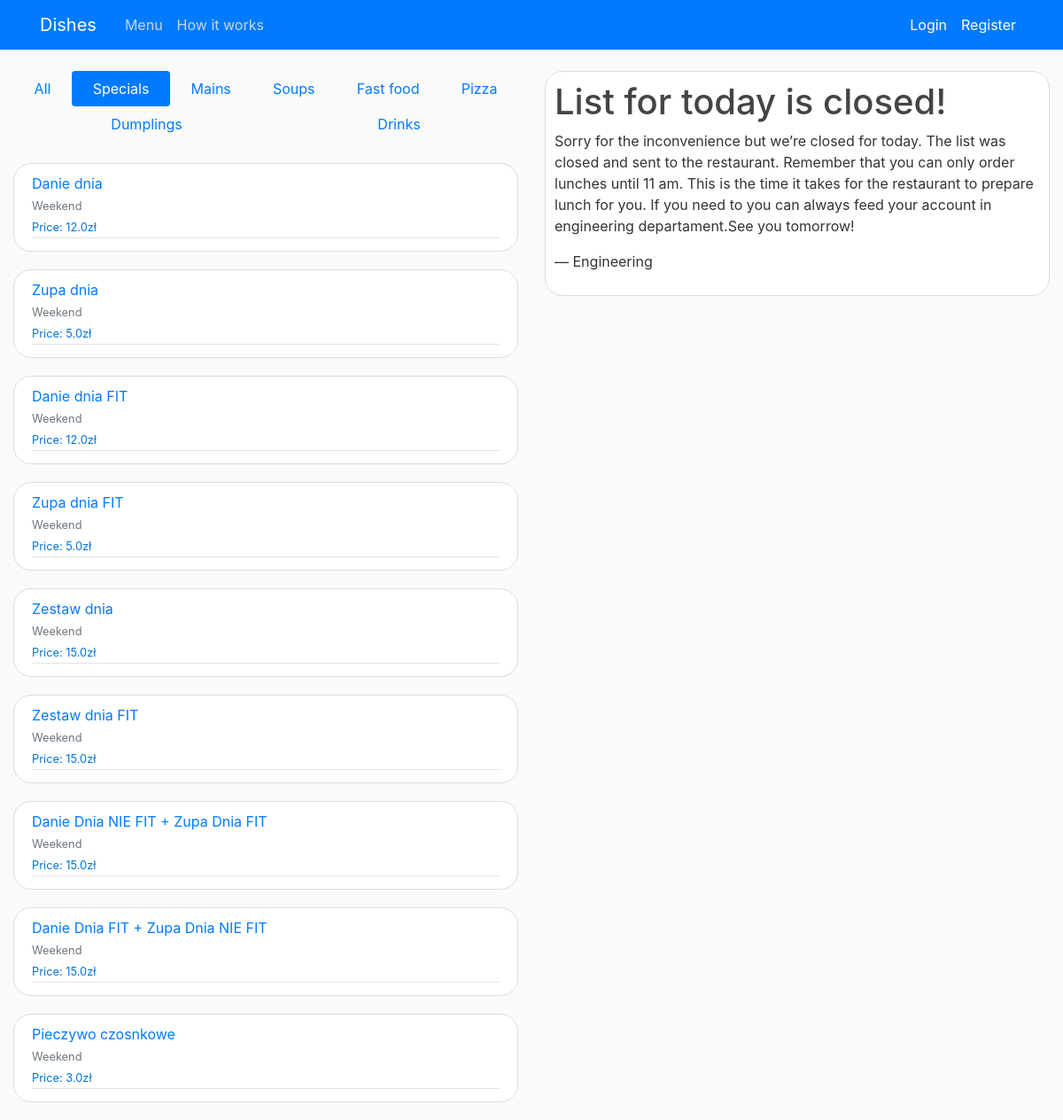
The app's page /select_type/special/ with its own data.
### shop/models.py (models this page shows, shortened)
class Dish(models.Model):
    name = models.CharField(max_length=100)
    ingredient = models.CharField(max_length=250, blank=True)
    price = models.FloatField()
    dish_type = models.CharField(max_length=20)
    dish_addon = models.BooleanField(default=True)

### shop/views.py (the view)
# urls.py: path('select_type/<str:type>/', select_type, name='shop-select'),
def select_type(request, type):
    if type == "all":
       return redirect('shop-home')
    else:
        context = {
            'dish':selectMenu(type),
            'type': type,
            'hoursStart': startTime,
            'hoursEnd': endTime,
            'time': datetime.now()
        }
        try:
            values = countTotalPrice(request.user)
            context.update({'cart': values["items_in_cart"], 'sum_price': values["total_price"]})
            money = Profile.objects.get(user=request.user).money
            context.update({'money': money})
        except:
            pass
        return render(request, 'shop/home.html',context)

### shop/views.py (called while the page is built)
def countTotalPrice(user):
    items_in_cart = Cart.objects.filter(user=user)
    total_price = 0
    for item in items_in_cart:
        composition_price = item.composition.dish.price + item.composition.addon.price
        total_price += composition_price * item.quantity
    value_to_return ={
        'total_price': total_price,
        'items_in_cart': items_in_cart
    }
    return value_to_return

### shop/templates/shop/home.html (shortened to what this page needs)
{% extends 'shop/base.html' %}
{% block content %}
<nav class="nav nav-pills flex-column flex-sm-row">
    {% if type == 'special' %}
        <a class="flex-sm-fill text-sm-center nav-link" href="{% url 'shop-select' 'all' %}">All</a>
        <a class="flex-sm-fill text-sm-center nav-link active" href="{% url 'shop-select' 'special'%}">Specials</a>
        <a class="flex-sm-fill text-sm-center nav-link" href="{% url 'shop-select' 'main'%}">Mains</a>
        <a class="flex-sm-fill text-sm-center nav-link" href="{% url 'shop-select' 'soup'%}">Soups</a>
        <a class="flex-sm-fill text-sm-center nav-link" href="{% url 'shop-select' 'fastfood'%}">Fast food</a>
        <a class="flex-sm-fill text-sm-center nav-link" href="{% url 'shop-select' 'pizza'%}">Pizza</a>
        <a class="flex-sm-fill text-sm-center nav-link" href="{% url 'shop-select' 'dumplig'%}">Dumplings</a>
        <a class="flex-sm-fill text-sm-center nav-link" href="{% url 'shop-select' 'drinks'%}">Drinks</a>
    {% endif %}
</nav>
<br>
{% for menu in dish %}
    <article class="media content-section">
        <div class="media-body">
            <div class="article-metadata">
                <a class="mr-2" href="{% url 'shop-open-dish' menu.id %}">{{ menu.name }}</a><br>
                <small class="text-muted">{{ menu.ingredient }}</small><br>
                <small class="article-content" style='color:#0074d9'>Price: {{ menu.price }}zł</small>
            </div>
        </div>
    </article>
{% endfor %}
{% endblock content %}

### shop/static/shop/main.css (style rules this page uses)
body { background: #fafafa; color: #333333; margin-top: 5rem; }
.content-section { background: #ffffff; padding: 10px 20px; border: 1px solid #dddddd; border-radius: 20px; margin-bottom: 20px; }
.article-content { white-space: pre-line; }
.article-metadata { padding-bottom: 1px; margin-bottom: 4px; border-bottom: 1px solid #e3e3e3 }

### records on screen
Dish: name "Danie dnia", ingredient "Weekend", price "12.0"
Dish: name "Zupa dnia", ingredient "Weekend", price "5.0"
Dish: name "Danie dnia FIT", ingredient "Weekend", price "12.0"
Dish: name "Zupa dnia FIT", ingredient "Weekend", price "5.0"
Dish: name "Zestaw dnia", ingredient "Weekend", price "15.0"
Dish: name "Zestaw dnia FIT", ingredient "Weekend", price "15.0"
Dish: name "Danie Dnia NIE FIT + Zupa Dnia FIT", ingredient "Weekend", price "15.0"
Dish: name "Danie Dnia FIT + Zupa Dnia NIE FIT", ingredient "Weekend", price "15.0"
Dish: name "Pieczywo czosnkowe", ingredient "Weekend", price "3.0"
